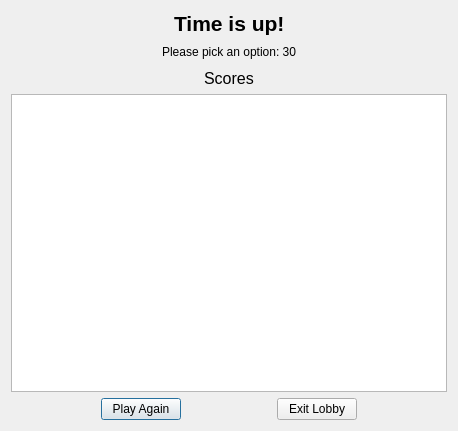
<?xml version="1.0" encoding="UTF-8"?>
<ui version="4.0">
 <class>GameEndDialog</class>
 <widget class="QDialog" name="GameEndDialog">
  <property name="geometry">
   <rect>
    <x>0</x>
    <y>0</y>
    <width>458</width>
    <height>431</height>
   </rect>
  </property>
  <property name="focusPolicy">
   <enum>Qt::StrongFocus</enum>
  </property>
  <property name="windowTitle">
   <string>Dialog</string>
  </property>
  <layout class="QVBoxLayout" name="verticalLayout">
   <item>
    <layout class="QHBoxLayout" name="horizontalLayout_3">
     <item>
      <spacer name="horizontalSpacer_3">
       <property name="orientation">
        <enum>Qt::Horizontal</enum>
       </property>
       <property name="sizeHint" stdset="0">
        <size>
         <width>88</width>
         <height>20</height>
        </size>
       </property>
      </spacer>
     </item>
     <item>
      <widget class="QLabel" name="GameEndLabel">
       <property name="font">
        <font>
         <pointsize>16</pointsize>
         <weight>75</weight>
         <bold>true</bold>
        </font>
       </property>
       <property name="text">
        <string>Time is up!</string>
       </property>
      </widget>
     </item>
     <item>
      <spacer name="horizontalSpacer_4">
       <property name="orientation">
        <enum>Qt::Horizontal</enum>
       </property>
       <property name="sizeHint" stdset="0">
        <size>
         <width>58</width>
         <height>20</height>
        </size>
       </property>
      </spacer>
     </item>
    </layout>
   </item>
   <item>
    <layout class="QHBoxLayout" name="horizontalLayout_4">
     <item>
      <spacer name="horizontalSpacer_8">
       <property name="orientation">
        <enum>Qt::Horizontal</enum>
       </property>
       <property name="sizeHint" stdset="0">
        <size>
         <width>48</width>
         <height>17</height>
        </size>
       </property>
      </spacer>
     </item>
     <item>
      <widget class="QLabel" name="counter">
       <property name="text">
        <string>Please pick an option: 30</string>
       </property>
      </widget>
     </item>
     <item>
      <spacer name="horizontalSpacer_9">
       <property name="orientation">
        <enum>Qt::Horizontal</enum>
       </property>
       <property name="sizeHint" stdset="0">
        <size>
         <width>40</width>
         <height>20</height>
        </size>
       </property>
      </spacer>
     </item>
    </layout>
   </item>
   <item>
    <layout class="QHBoxLayout" name="horizontalLayout_2">
     <item>
      <spacer name="horizontalSpacer_6">
       <property name="orientation">
        <enum>Qt::Horizontal</enum>
       </property>
       <property name="sizeHint" stdset="0">
        <size>
         <width>40</width>
         <height>20</height>
        </size>
       </property>
      </spacer>
     </item>
     <item>
      <widget class="QLabel" name="label">
       <property name="font">
        <font>
         <pointsize>12</pointsize>
        </font>
       </property>
       <property name="text">
        <string>Scores</string>
       </property>
      </widget>
     </item>
     <item>
      <spacer name="horizontalSpacer_7">
       <property name="orientation">
        <enum>Qt::Horizontal</enum>
       </property>
       <property name="sizeHint" stdset="0">
        <size>
         <width>40</width>
         <height>20</height>
        </size>
       </property>
      </spacer>
     </item>
    </layout>
   </item>
   <item>
    <widget class="QTableView" name="tableView"/>
   </item>
   <item>
    <layout class="QHBoxLayout" name="horizontalLayout">
     <item>
      <spacer name="horizontalSpacer">
       <property name="orientation">
        <enum>Qt::Horizontal</enum>
       </property>
       <property name="sizeHint" stdset="0">
        <size>
         <width>83</width>
         <height>20</height>
        </size>
       </property>
      </spacer>
     </item>
     <item>
      <widget class="QPushButton" name="PlayAgainpushButton">
       <property name="text">
        <string>Play Again</string>
       </property>
      </widget>
     </item>
     <item>
      <spacer name="horizontalSpacer_5">
       <property name="orientation">
        <enum>Qt::Horizontal</enum>
       </property>
       <property name="sizeHint" stdset="0">
        <size>
         <width>28</width>
         <height>20</height>
        </size>
       </property>
      </spacer>
     </item>
     <item>
      <widget class="QPushButton" name="ExitLobbypushButton">
       <property name="text">
        <string>Exit Lobby</string>
       </property>
      </widget>
     </item>
     <item>
      <spacer name="horizontalSpacer_2">
       <property name="orientation">
        <enum>Qt::Horizontal</enum>
       </property>
       <property name="sizeHint" stdset="0">
        <size>
         <width>48</width>
         <height>20</height>
        </size>
       </property>
      </spacer>
     </item>
    </layout>
   </item>
  </layout>
 </widget>
 <resources/>
 <connections/>
</ui>
